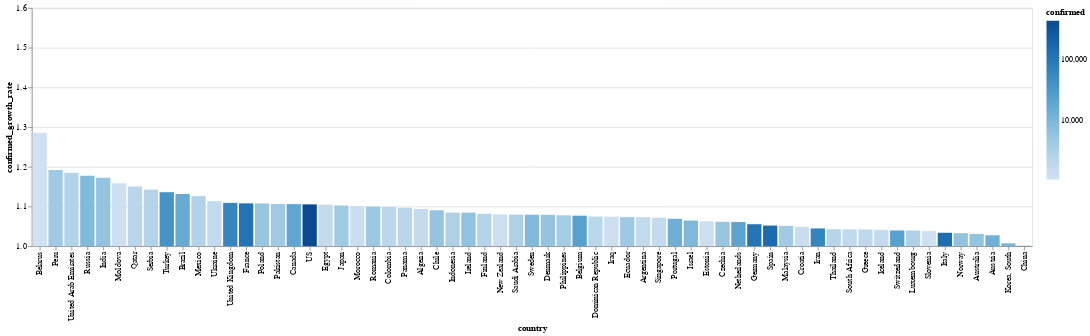

The code cell stored with this chart in its notebook:
### Markdown cell above
# Tasa de contagios por país

El color corresponde con la cantidad de casos confirmados

### Code cell
today_df = global_df[
    (global_df.date == global_df.date.max()) & 
    (global_df.confirmed > 1000)
]


alt.Chart(today_df).mark_bar().encode(
    x=alt.X(
        'country', 
        sort=list(
            today_df.set_index('country')
                    .confirmed_growth_rate
                    .sort_values()
                    .index[::-1]
        )
    ),
    y=alt.X(
        'confirmed_growth_rate', 
        scale=alt.Scale(domain=[1, 1.6], clamp=True)
    ),
    color=alt.Color('confirmed', scale=alt.Scale(type='log')),
    tooltip=list(today_df.columns)
)

### Figure 1 — Vega-Lite specification as saved in the notebook (floating-point values rounded to 4 significant figures)
{"config": {"view": {"continuousWidth": 400, "continuousHeight": 300}}, "data": {"name": "data-b146e82144ff1637624498bdf598e0f6"}, "mark": "bar", "encoding": {"color": {"type": "quantitative", "field": "confirmed", "scale": {"type": "log"}}, "tooltip": [{"type": "temporal", "field": "date"}, {"type": "nominal", "field": "country"}, {"type": "quantitative", "field": "confirmed"}, {"type": "quantitative", "field": "recovered"}, {"type": "quantitative", "field": "death"}, {"type": "quantitative", "field": "confirmed_growth_rate"}, {"type": "quantitative", "field": "death_growth_rate"}, {"type": "temporal", "field": "first_infaction_date"}, {"type": "quantitative", "field": "days_from_first_infection"}, {"type": "temporal", "field": "tenth_infaction_date"}, {"type": "quantitative", "field": "days_from_tenth_infection"}, {"type": "temporal", "field": "first_death_date"}, {"type": "quantitative", "field": "days_from_first_death"}, {"type": "temporal", "field": "tenth_death_date"}, {"type": "quantitative", "field": "days_from_tenth_death"}], "x": {"type": "nominal", "field": "country", "sort": ["Belarus", "Peru", "United Arab Emirates", "Russia", "India", "Moldova", "Qatar", "Serbia", "Turkey", "Brazil", "Mexico", "Ukraine", "United Kingdom", "France", "Poland", "Pakistan", "Canada", "US", "Egypt", "Japan", "Morocco", "Romania", "Colombia", "Panama", "Algeria", "Chile", "Indonesia", "Ireland", "Finland", "New Zealand", "Saudi Arabia", "Sweden", "Denmark", "Philippines", "Belgium", "Dominican Republic", "Iraq", "Ecuador", "Argentina", "Singapore", "Portugal", "Israel", "Estonia", "Czechia", "Netherlands", "Germany", "Spain", "Malaysia", "Croatia", "Iran", "Thailand", "South Africa", "Greece", "Iceland", "Switzerland", "Luxembourg", "Slovenia", "Italy", "Norway", "Australia", "Austria", "Korea, South", "China"]}, "y": {"type": "quantitative", "field": "confirmed_growth_rate", "scale": {"clamp": true, "domain": [1, 1.6]}}}, "$schema": "https://vega.github.io/schema/vega-lite/v4.8.1.json", "datasets": {"data-b146e82144ff1637624498bdf598e0f6": [{"date": "2020-04-08T00:00:00", "country": "Algeria", "confirmed": 1572, "recovered": 237, "death": 205, "confirmed_growth_rate": 1.094, "death_growth_rate": 1.204, "first_infaction_date": "2020-02-25T00:00:00", "days_from_first_infection": 43, "tenth_infaction_date": "2020-03-04T00:00:00", "days_from_tenth_infection": 35.0, "first_death_date": "2020-03-12T00:00:00", "days_from_first_death": 27.0, "tenth_death_date": "2020-03-20T00:00:00", "days_from_tenth_death": 19.0}, {"date": "2020-04-08T00:00:00", "country": "Argentina", "confirmed": 1715, "recovered": 358, "death": 63, "confirmed_growth_rate": 1.073, "death_growth_rate": 1.125, "first_infaction_date": "2020-03-03T00:00:00", "days_from_first_infection": 36, "tenth_infaction_date": "2020-03-08T00:00:00", "days_from_tenth_infection": 31.0, "first_death_date": "2020-03-08T00:00:00", "days_from_first_death": 31.0, "tenth_death_date": "2020-03-22T00:00:00", "days_from_tenth_death": 17.0}, {"date": "2020-04-08T00:00:00", "country": "Australia", "confirmed": 6010, "recovered": 1080, "death": 50, "confirmed_growth_rate": 1.031, "death_growth_rate": 1.141, "first_infaction_date": "2020-01-26T00:00:00", "days_from_first_infection": 73, "tenth_infaction_date": "2020-02-01T00:00:00", "days_from_tenth_infection": 67.0, "first_death_date": "2020-03-01T00:00:00", "days_from_first_death": 38.0, "tenth_death_date": "2020-03-26T00:00:00", "days_from_tenth_death": 13.0}, {"date": "2020-04-08T00:00:00", "country": "Austria", "confirmed": 12942, "recovered": 4512, "death": 273, "confirmed_growth_rate": 1.027, "death_growth_rate": 1.094, "first_infaction_date": "2020-02-25T00:00:00", "days_from_first_infection": 43, "tenth_infaction_date": "2020-03-01T00:00:00", "days_from_tenth_infection": 38.0, "first_death_date": "2020-03-12T00:00:00", "days_from_first_death": 27.0, "tenth_death_date": "2020-03-22T00:00:00", "days_from_tenth_death": 17.0}, {"date": "2020-04-08T00:00:00", "country": "Belarus", "confirmed": 1066, "recovered": 77, "death": 13, "confirmed_growth_rate": 1.286, "death_growth_rate": 1.293, "first_infaction_date": "2020-02-28T00:00:00", "days_from_first_infection": 40, "tenth_infaction_date": "2020-03-12T00:00:00", "days_from_tenth_infection": 27.0, "first_death_date": "2020-03-31T00:00:00", "days_from_first_death": 8.0, "tenth_death_date": "2020-04-06T00:00:00", "days_from_tenth_death": 2.0}, {"date": "2020-04-08T00:00:00", "country": "Belgium", "confirmed": 23403, "recovered": 4681, "death": 2240, "confirmed_growth_rate": 1.077, "death_growth_rate": 1.154, "first_infaction_date": "2020-02-04T00:00:00", "days_from_first_infection": 64, "tenth_infaction_date": "2020-03-03T00:00:00", "days_from_tenth_infection": 36.0, "first_death_date": "2020-03-11T00:00:00", "days_from_first_death": 28.0, "tenth_death_date": "2020-03-18T00:00:00", "days_from_tenth_death": 21.0}, {"date": "2020-04-08T00:00:00", "country": "Brazil", "confirmed": 16170, "recovered": 127, "death": 819, "confirmed_growth_rate": 1.131, "death_growth_rate": 1.194, "first_infaction_date": "2020-02-26T00:00:00", "days_from_first_infection": 42, "tenth_infaction_date": "2020-03-06T00:00:00", "days_from_tenth_infection": 33.0, "first_death_date": "2020-03-17T00:00:00", "days_from_first_death": 22.0, "tenth_death_date": "2020-03-20T00:00:00", "days_from_tenth_death": 19.0}, {"date": "2020-04-08T00:00:00", "country": "Canada", "confirmed": 19141, "recovered": 4154, "death": 407, "confirmed_growth_rate": 1.106, "death_growth_rate": 1.21, "first_infaction_date": "2020-01-26T00:00:00", "days_from_first_infection": 73, "tenth_infaction_date": "2020-02-25T00:00:00", "days_from_tenth_infection": 43.0, "first_death_date": "2020-03-09T00:00:00", "days_from_first_death": 30.0, "tenth_death_date": "2020-03-20T00:00:00", "days_from_tenth_death": 19.0}, {"date": "2020-04-08T00:00:00", "country": "Chile", "confirmed": 5546, "recovered": 1115, "death": 48, "confirmed_growth_rate": 1.09, "death_growth_rate": 1.171, "first_infaction_date": "2020-03-03T00:00:00", "days_from_first_infection": 36, "tenth_infaction_date": "2020-03-10T00:00:00", "days_from_tenth_infection": 29.0, "first_death_date": "2020-03-22T00:00:00", "days_from_first_death": 17.0, "tenth_death_date": "2020-03-31T00:00:00", "days_from_tenth_death": 8.0}, {"date": "2020-04-08T00:00:00", "country": "China", "confirmed": 82809, "recovered": 77567, "death": 3337, "confirmed_growth_rate": 1.001, "death_growth_rate": 1.001, "first_infaction_date": "2020-01-22T00:00:00", "days_from_first_infection": 77, "tenth_infaction_date": "2020-01-22T00:00:00", "days_from_tenth_infection": 77.0, "first_death_date": "2020-01-22T00:00:00", "days_from_first_death": 77.0, "tenth_death_date": "2020-01-22T00:00:00", "days_from_tenth_death": 77.0}, {"date": "2020-04-08T00:00:00", "country": "Colombia", "confirmed": 2054, "recovered": 123, "death": 54, "confirmed_growth_rate": 1.099, "death_growth_rate": 1.184, "first_infaction_date": "2020-03-06T00:00:00", "days_from_first_infection": 33, "tenth_infaction_date": "2020-03-13T00:00:00", "days_from_tenth_infection": 26.0, "first_death_date": "2020-03-22T00:00:00", "days_from_first_death": 17.0, "tenth_death_date": "2020-03-30T00:00:00", "days_from_tenth_death": 9.0}, {"date": "2020-04-08T00:00:00", "country": "Croatia", "confirmed": 1343, "recovered": 179, "death": 19, "confirmed_growth_rate": 1.049, "death_growth_rate": 1.187, "first_infaction_date": "2020-02-25T00:00:00", "days_from_first_infection": 43, "tenth_infaction_date": "2020-03-06T00:00:00", "days_from_tenth_infection": 33.0, "first_death_date": "2020-03-19T00:00:00", "days_from_first_death": 20.0, "tenth_death_date": "2020-04-04T00:00:00", "days_from_tenth_death": 4.0}, {"date": "2020-04-08T00:00:00", "country": "Czechia", "confirmed": 5312, "recovered": 233, "death": 99, "confirmed_growth_rate": 1.061, "death_growth_rate": 1.143, "first_infaction_date": "2020-03-01T00:00:00", "days_from_first_infection": 38, "tenth_infaction_date": "2020-03-05T00:00:00", "days_from_tenth_infection": 34.0, "first_death_date": "2020-03-22T00:00:00", "days_from_first_death": 17.0, "tenth_death_date": "2020-03-28T00:00:00", "days_from_tenth_death": 11.0}, {"date": "2020-04-08T00:00:00", "country": "Denmark", "confirmed": 5597, "recovered": 1763, "death": 218, "confirmed_growth_rate": 1.079, "death_growth_rate": 1.112, "first_infaction_date": "2020-02-27T00:00:00", "days_from_first_infection": 41, "tenth_infaction_date": "2020-03-04T00:00:00", "days_from_tenth_infection": 35.0, "first_death_date": "2020-03-14T00:00:00", "days_from_first_death": 25.0, "tenth_death_date": "2020-03-21T00:00:00", "days_from_tenth_death": 18.0}, {"date": "2020-04-08T00:00:00", "country": "Dominican Republic", "confirmed": 2111, "recovered": 50, "death": 108, "confirmed_growth_rate": 1.075, "death_growth_rate": 1.097, "first_infaction_date": "2020-03-01T00:00:00", "days_from_first_infection": 38, "tenth_infaction_date": "2020-03-14T00:00:00", "days_from_tenth_infection": 25.0, "first_death_date": "2020-03-17T00:00:00", "days_from_first_death": 22.0, "tenth_death_date": "2020-03-27T00:00:00", "days_from_tenth_death": 12.0}, {"date": "2020-04-08T00:00:00", "country": "Ecuador", "confirmed": 4450, "recovered": 140, "death": 242, "confirmed_growth_rate": 1.073, "death_growth_rate": 1.151, "first_infaction_date": "2020-03-01T00:00:00", "days_from_first_infection": 38, "tenth_infaction_date": "2020-03-05T00:00:00", "days_from_tenth_infection": 34.0, "first_death_date": "2020-03-14T00:00:00", "days_from_first_death": 25.0, "tenth_death_date": "2020-03-22T00:00:00", "days_from_tenth_death": 17.0}, {"date": "2020-04-08T00:00:00", "country": "Egypt", "confirmed": 1560, "recovered": 305, "death": 103, "confirmed_growth_rate": 1.104, "death_growth_rate": 1.103, "first_infaction_date": "2020-02-14T00:00:00", "days_from_first_infection": 54, "tenth_infaction_date": "2020-03-06T00:00:00", "days_from_tenth_infection": 33.0, "first_death_date": "2020-03-08T00:00:00", "days_from_first_death": 31.0, "tenth_death_date": "2020-03-22T00:00:00", "days_from_tenth_death": 17.0}, {"date": "2020-04-08T00:00:00", "country": "Estonia", "confirmed": 1185, "recovered": 72, "death": 24, "confirmed_growth_rate": 1.062, "death_growth_rate": 1.206, "first_infaction_date": "2020-02-27T00:00:00", "days_from_first_infection": 41, "tenth_infaction_date": "2020-03-10T00:00:00", "days_from_tenth_infection": 29.0, "first_death_date": "2020-03-25T00:00:00", "days_from_first_death": 14.0, "tenth_death_date": "2020-04-02T00:00:00", "days_from_tenth_death": 6.0}, {"date": "2020-04-08T00:00:00", "country": "Finland", "confirmed": 2487, "recovered": 300, "death": 40, "confirmed_growth_rate": 1.081, "death_growth_rate": 1.134, "first_infaction_date": "2020-01-29T00:00:00", "days_from_first_infection": 70, "tenth_infaction_date": "2020-03-05T00:00:00", "days_from_tenth_infection": 34.0, "first_death_date": "2020-03-21T00:00:00", "days_from_first_death": 18.0, "tenth_death_date": "2020-03-29T00:00:00", "days_from_tenth_death": 10.0}, {"date": "2020-04-08T00:00:00", "country": "France", "confirmed": 113959, "recovered": 21452, "death": 10887, "confirmed_growth_rate": 1.108, "death_growth_rate": 1.155, "first_infaction_date": "2020-01-24T00:00:00", "days_from_first_infection": 75, "tenth_infaction_date": "2020-02-08T00:00:00", "days_from_tenth_infection": 60.0, "first_death_date": "2020-02-15T00:00:00", "days_from_first_death": 53.0, "tenth_death_date": "2020-03-07T00:00:00", "days_from_tenth_death": 32.0}, {"date": "2020-04-08T00:00:00", "country": "Germany", "confirmed": 113296, "recovered": 46300, "death": 2349, "confirmed_growth_rate": 1.055, "death_growth_rate": 1.144, "first_infaction_date": "2020-01-27T00:00:00", "days_from_first_infection": 72, "tenth_infaction_date": "2020-02-03T00:00:00", "days_from_tenth_infection": 65.0, "first_death_date": "2020-03-09T00:00:00", "days_from_first_death": 30.0, "tenth_death_date": "2020-03-15T00:00:00", "days_from_tenth_death": 24.0}, {"date": "2020-04-08T00:00:00", "country": "Greece", "confirmed": 1884, "recovered": 269, "death": 83, "confirmed_growth_rate": 1.042, "death_growth_rate": 1.076, "first_infaction_date": "2020-02-26T00:00:00", "days_from_first_infection": 42, "tenth_infaction_date": "2020-03-05T00:00:00", "days_from_tenth_infection": 34.0, "first_death_date": "2020-03-11T00:00:00", "days_from_first_death": 28.0, "tenth_death_date": "2020-03-21T00:00:00", "days_from_tenth_death": 18.0}, {"date": "2020-04-08T00:00:00", "country": "Iceland", "confirmed": 1616, "recovered": 633, "death": 6, "confirmed_growth_rate": 1.041, "death_growth_rate": 1.157, "first_infaction_date": "2020-02-28T00:00:00", "days_from_first_infection": 40, "tenth_infaction_date": "2020-03-03T00:00:00", "days_from_tenth_infection": 36.0, "first_death_date": "2020-03-15T00:00:00", "days_from_first_death": 24.0, "tenth_death_date": "", "days_from_tenth_death": null}, {"date": "2020-04-08T00:00:00", "country": "India", "confirmed": 5916, "recovered": 506, "death": 178, "confirmed_growth_rate": 1.172, "death_growth_rate": 1.179, "first_infaction_date": "2020-01-30T00:00:00", "days_from_first_infection": 69, "tenth_infaction_date": "2020-03-04T00:00:00", "days_from_tenth_infection": 35.0, "first_death_date": "2020-03-11T00:00:00", "days_from_first_death": 28.0, "tenth_death_date": "2020-03-25T00:00:00", "days_from_tenth_death": 14.0}, {"date": "2020-04-08T00:00:00", "country": "Indonesia", "confirmed": 2956, "recovered": 222, "death": 240, "confirmed_growth_rate": 1.084, "death_growth_rate": 1.063, "first_infaction_date": "2020-03-02T00:00:00", "days_from_first_infection": 37, "tenth_infaction_date": "2020-03-09T00:00:00", "days_from_tenth_infection": 30.0, "first_death_date": "2020-03-11T00:00:00", "days_from_first_death": 28.0, "tenth_death_date": "2020-03-18T00:00:00", "days_from_tenth_death": 21.0}, {"date": "2020-04-08T00:00:00", "country": "Iran", "confirmed": 64586, "recovered": 29812, "death": 3993, "confirmed_growth_rate": 1.045, "death_growth_rate": 1.04, "first_infaction_date": "2020-02-19T00:00:00", "days_from_first_infection": 49, "tenth_infaction_date": "2020-02-21T00:00:00", "days_from_tenth_infection": 47.0, "first_death_date": "2020-02-19T00:00:00", "days_from_first_death": 49.0, "tenth_death_date": "2020-02-24T00:00:00", "days_from_tenth_death": 44.0}, {"date": "2020-04-08T00:00:00", "country": "Iraq", "confirmed": 1202, "recovered": 452, "death": 69, "confirmed_growth_rate": 1.074, "death_growth_rate": 1.042, "first_infaction_date": "2020-02-24T00:00:00", "days_from_first_infection": 44, "tenth_infaction_date": "2020-02-29T00:00:00", "days_from_tenth_infection": 39.0, "first_death_date": "2020-03-04T00:00:00", "days_from_first_death": 35.0, "tenth_death_date": "2020-03-17T00:00:00", "days_from_tenth_death": 22.0}, {"date": "2020-04-08T00:00:00", "country": "Ireland", "confirmed": 6074, "recovered": 25, "death": 235, "confirmed_growth_rate": 1.084, "death_growth_rate": 1.157, "first_infaction_date": "2020-02-29T00:00:00", "days_from_first_infection": 39, "tenth_infaction_date": "2020-03-06T00:00:00", "days_from_tenth_infection": 33.0, "first_death_date": "2020-03-11T00:00:00", "days_from_first_death": 28.0, "tenth_death_date": "2020-03-26T00:00:00", "days_from_tenth_death": 13.0}, {"date": "2020-04-08T00:00:00", "country": "Israel", "confirmed": 9404, "recovered": 801, "death": 73, "confirmed_growth_rate": 1.064, "death_growth_rate": 1.162, "first_infaction_date": "2020-02-21T00:00:00", "days_from_first_infection": 47, "tenth_infaction_date": "2020-03-03T00:00:00", "days_from_tenth_infection": 36.0, "first_death_date": "2020-03-21T00:00:00", "days_from_first_death": 18.0, "tenth_death_date": "2020-03-27T00:00:00", "days_from_tenth_death": 12.0}, {"date": "2020-04-08T00:00:00", "country": "Italy", "confirmed": 139422, "recovered": 26491, "death": 17669, "confirmed_growth_rate": 1.034, "death_growth_rate": 1.043, "first_infaction_date": "2020-01-31T00:00:00", "days_from_first_infection": 68, "tenth_infaction_date": "2020-02-21T00:00:00", "days_from_tenth_infection": 47.0, "first_death_date": "2020-02-21T00:00:00", "days_from_first_death": 47.0, "tenth_death_date": "2020-02-26T00:00:00", "days_from_tenth_death": 42.0}, {"date": "2020-04-08T00:00:00", "country": "Japan", "confirmed": 4257, "recovered": 622, "death": 93, "confirmed_growth_rate": 1.102, "death_growth_rate": 1.075, "first_infaction_date": "2020-01-22T00:00:00", "days_from_first_infection": 77, "tenth_infaction_date": "2020-01-30T00:00:00", "days_from_tenth_infection": 69.0, "first_death_date": "2020-02-13T00:00:00", "days_from_first_death": 55.0, "tenth_death_date": "2020-03-11T00:00:00", "days_from_tenth_death": 28.0}, {"date": "2020-04-08T00:00:00", "country": "Korea, South", "confirmed": 10384, "recovered": 6776, "death": 200, "confirmed_growth_rate": 1.007, "death_growth_rate": 1.028, "first_infaction_date": "2020-01-22T00:00:00", "days_from_first_infection": 77, "tenth_infaction_date": "2020-01-31T00:00:00", "days_from_tenth_infection": 68.0, "first_death_date": "2020-02-20T00:00:00", "days_from_first_death": 48.0, "tenth_death_date": "2020-02-26T00:00:00", "days_from_tenth_death": 42.0}, {"date": "2020-04-08T00:00:00", "country": "Luxembourg", "confirmed": 3034, "recovered": 500, "death": 46, "confirmed_growth_rate": 1.039, "death_growth_rate": 1.07, "first_infaction_date": "2020-02-29T00:00:00", "days_from_first_infection": 39, "tenth_infaction_date": "2020-03-12T00:00:00", "days_from_tenth_infection": 27.0, "first_death_date": "2020-03-14T00:00:00", "days_from_first_death": 25.0, "tenth_death_date": "2020-03-27T00:00:00", "days_from_tenth_death": 12.0}, {"date": "2020-04-08T00:00:00", "country": "Malaysia", "confirmed": 4119, "recovered": 1487, "death": 65, "confirmed_growth_rate": 1.051, "death_growth_rate": 1.054, "first_infaction_date": "2020-01-25T00:00:00", "days_from_first_infection": 74, "tenth_infaction_date": "2020-02-05T00:00:00", "days_from_tenth_infection": 63.0, "first_death_date": "2020-03-17T00:00:00", "days_from_first_death": 22.0, "tenth_death_date": "2020-03-23T00:00:00", "days_from_tenth_death": 16.0}, {"date": "2020-04-08T00:00:00", "country": "Mexico", "confirmed": 2785, "recovered": 633, "death": 141, "confirmed_growth_rate": 1.126, "death_growth_rate": 1.256, "first_infaction_date": "2020-02-28T00:00:00", "days_from_first_infection": 40, "tenth_infaction_date": "2020-03-12T00:00:00", "days_from_tenth_infection": 27.0, "first_death_date": "2020-03-19T00:00:00", "days_from_first_death": 20.0, "tenth_death_date": "2020-03-28T00:00:00", "days_from_tenth_death": 11.0}, {"date": "2020-04-08T00:00:00", "country": "Moldova", "confirmed": 1174, "recovered": 40, "death": 27, "confirmed_growth_rate": 1.158, "death_growth_rate": 1.276, "first_infaction_date": "2020-03-08T00:00:00", "days_from_first_infection": 31, "tenth_infaction_date": "2020-03-14T00:00:00", "days_from_tenth_infection": 25.0, "first_death_date": "2020-03-18T00:00:00", "days_from_first_death": 21.0, "tenth_death_date": "2020-04-04T00:00:00", "days_from_tenth_death": 4.0}, {"date": "2020-04-08T00:00:00", "country": "Morocco", "confirmed": 1275, "recovered": 97, "death": 93, "confirmed_growth_rate": 1.101, "death_growth_rate": 1.134, "first_infaction_date": "2020-03-02T00:00:00", "days_from_first_infection": 37, "tenth_infaction_date": "2020-03-14T00:00:00", "days_from_tenth_infection": 25.0, "first_death_date": "2020-03-10T00:00:00", "days_from_first_death": 29.0, "tenth_death_date": "2020-03-26T00:00:00", "days_from_tenth_death": 13.0}, {"date": "2020-04-08T00:00:00", "country": "Netherlands", "confirmed": 20682, "recovered": 272, "death": 2255, "confirmed_growth_rate": 1.061, "death_growth_rate": 1.098, "first_infaction_date": "2020-02-27T00:00:00", "days_from_first_infection": 41, "tenth_infaction_date": "2020-03-02T00:00:00", "days_from_tenth_infection": 37.0, "first_death_date": "2020-03-06T00:00:00", "days_from_first_death": 33.0, "tenth_death_date": "2020-03-14T00:00:00", "days_from_tenth_death": 25.0}, {"date": "2020-04-08T00:00:00", "country": "New Zealand", "confirmed": 1210, "recovered": 282, "death": 1, "confirmed_growth_rate": 1.08, "death_growth_rate": 1.0, "first_infaction_date": "2020-02-28T00:00:00", "days_from_first_infection": 40, "tenth_infaction_date": "2020-03-17T00:00:00", "days_from_tenth_infection": 22.0, "first_death_date": "2020-03-29T00:00:00", "days_from_first_death": 10.0, "tenth_death_date": "", "days_from_tenth_death": null}, {"date": "2020-04-08T00:00:00", "country": "Norway", "confirmed": 6086, "recovered": 32, "death": 101, "confirmed_growth_rate": 1.033, "death_growth_rate": 1.127, "first_infaction_date": "2020-02-26T00:00:00", "days_from_first_infection": 42, "tenth_infaction_date": "2020-02-29T00:00:00", "days_from_tenth_infection": 39.0, "first_death_date": "2020-03-14T00:00:00", "days_from_first_death": 25.0, "tenth_death_date": "2020-03-24T00:00:00", "days_from_tenth_death": 15.0}, {"date": "2020-04-08T00:00:00", "country": "Pakistan", "confirmed": 4263, "recovered": 467, "death": 61, "confirmed_growth_rate": 1.106, "death_growth_rate": 1.126, "first_infaction_date": "2020-02-26T00:00:00", "days_from_first_infection": 42, "tenth_infaction_date": "2020-03-10T00:00:00", "days_from_tenth_infection": 29.0, "first_death_date": "2020-03-19T00:00:00", "days_from_first_death": 20.0, "tenth_death_date": "2020-03-27T00:00:00", "days_from_tenth_death": 12.0}, {"date": "2020-04-08T00:00:00", "country": "Panama", "confirmed": 2249, "recovered": 16, "death": 59, "confirmed_growth_rate": 1.097, "death_growth_rate": 1.103, "first_infaction_date": "2020-03-10T00:00:00", "days_from_first_infection": 29, "tenth_infaction_date": "2020-03-12T00:00:00", "days_from_tenth_infection": 27.0, "first_death_date": "2020-03-11T00:00:00", "days_from_first_death": 28.0, "tenth_death_date": "2020-03-28T00:00:00", "days_from_tenth_death": 11.0}, {"date": "2020-04-08T00:00:00", "country": "Peru", "confirmed": 4342, "recovered": 1333, "death": 121, "confirmed_growth_rate": 1.192, "death_growth_rate": 1.185, "first_infaction_date": "2020-03-06T00:00:00", "days_from_first_infection": 33, "tenth_infaction_date": "2020-03-10T00:00:00", "days_from_tenth_infection": 29.0, "first_death_date": "2020-03-20T00:00:00", "days_from_first_death": 19.0, "tenth_death_date": "2020-03-27T00:00:00", "days_from_tenth_death": 12.0}, {"date": "2020-04-08T00:00:00", "country": "Philippines", "confirmed": 3870, "recovered": 96, "death": 182, "confirmed_growth_rate": 1.078, "death_growth_rate": 1.098, "first_infaction_date": "2020-01-30T00:00:00", "days_from_first_infection": 69, "tenth_infaction_date": "2020-03-09T00:00:00", "days_from_tenth_infection": 30.0, "first_death_date": "2020-02-02T00:00:00", "days_from_first_death": 66.0, "tenth_death_date": "2020-03-15T00:00:00", "days_from_tenth_death": 24.0}, {"date": "2020-04-08T00:00:00", "country": "Poland", "confirmed": 5205, "recovered": 222, "death": 159, "confirmed_growth_rate": 1.108, "death_growth_rate": 1.207, "first_infaction_date": "2020-03-04T00:00:00", "days_from_first_infection": 35, "tenth_infaction_date": "2020-03-08T00:00:00", "days_from_tenth_infection": 31.0, "first_death_date": "2020-03-12T00:00:00", "days_from_first_death": 27.0, "tenth_death_date": "2020-03-25T00:00:00", "days_from_tenth_death": 14.0}, {"date": "2020-04-08T00:00:00", "country": "Portugal", "confirmed": 13141, "recovered": 196, "death": 380, "confirmed_growth_rate": 1.069, "death_growth_rate": 1.107, "first_infaction_date": "2020-03-02T00:00:00", "days_from_first_infection": 37, "tenth_infaction_date": "2020-03-06T00:00:00", "days_from_tenth_infection": 33.0, "first_death_date": "2020-03-17T00:00:00", "days_from_first_death": 22.0, "tenth_death_date": "2020-03-21T00:00:00", "days_from_tenth_death": 18.0}, {"date": "2020-04-08T00:00:00", "country": "Qatar", "confirmed": 2210, "recovered": 178, "death": 6, "confirmed_growth_rate": 1.15, "death_growth_rate": 1.19, "first_infaction_date": "2020-02-29T00:00:00", "days_from_first_infection": 39, "tenth_infaction_date": "2020-03-08T00:00:00", "days_from_tenth_infection": 31.0, "first_death_date": "2020-03-28T00:00:00", "days_from_first_death": 11.0, "tenth_death_date": "", "days_from_tenth_death": null}, {"date": "2020-04-08T00:00:00", "country": "Romania", "confirmed": 4761, "recovered": 528, "death": 220, "confirmed_growth_rate": 1.1, "death_growth_rate": 1.134, "first_infaction_date": "2020-02-26T00:00:00", "days_from_first_infection": 42, "tenth_infaction_date": "2020-03-08T00:00:00", "days_from_tenth_infection": 31.0, "first_death_date": "2020-03-22T00:00:00", "days_from_first_death": 17.0, "tenth_death_date": "2020-03-24T00:00:00", "days_from_tenth_death": 15.0}, {"date": "2020-04-08T00:00:00", "country": "Russia", "confirmed": 8672, "recovered": 580, "death": 63, "confirmed_growth_rate": 1.177, "death_growth_rate": 1.151, "first_infaction_date": "2020-01-31T00:00:00", "days_from_first_infection": 68, "tenth_infaction_date": "2020-03-06T00:00:00", "days_from_tenth_infection": 33.0, "first_death_date": "2020-03-19T00:00:00", "days_from_first_death": 20.0, "tenth_death_date": "2020-03-31T00:00:00", "days_from_tenth_death": 8.0}, {"date": "2020-04-08T00:00:00", "country": "Saudi Arabia", "confirmed": 2932, "recovered": 631, "death": 41, "confirmed_growth_rate": 1.079, "death_growth_rate": 1.147, "first_infaction_date": "2020-03-02T00:00:00", "days_from_first_infection": 37, "tenth_infaction_date": "2020-03-08T00:00:00", "days_from_tenth_infection": 31.0, "first_death_date": "2020-03-24T00:00:00", "days_from_first_death": 15.0, "tenth_death_date": "2020-04-01T00:00:00", "days_from_tenth_death": 7.0}, {"date": "2020-04-08T00:00:00", "country": "Serbia", "confirmed": 2666, "recovered": 0, "death": 65, "confirmed_growth_rate": 1.142, "death_growth_rate": 1.13, "first_infaction_date": "2020-03-06T00:00:00", "days_from_first_infection": 33, "tenth_infaction_date": "2020-03-11T00:00:00", "days_from_tenth_infection": 28.0, "first_death_date": "2020-03-20T00:00:00", "days_from_first_death": 19.0, "tenth_death_date": "2020-03-29T00:00:00", "days_from_tenth_death": 10.0}, {"date": "2020-04-08T00:00:00", "country": "Singapore", "confirmed": 1623, "recovered": 406, "death": 6, "confirmed_growth_rate": 1.072, "death_growth_rate": 1.112, "first_infaction_date": "2020-01-23T00:00:00", "days_from_first_infection": 76, "tenth_infaction_date": "2020-01-31T00:00:00", "days_from_tenth_infection": 68.0, "first_death_date": "2020-03-21T00:00:00", "days_from_first_death": 18.0, "tenth_death_date": "", "days_from_tenth_death": null}, {"date": "2020-04-08T00:00:00", "country": "Slovenia", "confirmed": 1091, "recovered": 120, "death": 40, "confirmed_growth_rate": 1.038, "death_growth_rate": 1.152, "first_infaction_date": "2020-03-05T00:00:00", "days_from_first_infection": 34, "tenth_infaction_date": "2020-03-08T00:00:00", "days_from_tenth_infection": 31.0, "first_death_date": "2020-03-14T00:00:00", "days_from_first_death": 25.0, "tenth_death_date": "2020-03-29T00:00:00", "days_from_tenth_death": 10.0}, {"date": "2020-04-08T00:00:00", "country": "South Africa", "confirmed": 1845, "recovered": 95, "death": 18, "confirmed_growth_rate": 1.042, "death_growth_rate": 1.197, "first_infaction_date": "2020-03-05T00:00:00", "days_from_first_infection": 34, "tenth_infaction_date": "2020-03-11T00:00:00", "days_from_tenth_infection": 28.0, "first_death_date": "2020-03-27T00:00:00", "days_from_first_death": 12.0, "tenth_death_date": "2020-04-05T00:00:00", "days_from_tenth_death": 3.0}, {"date": "2020-04-08T00:00:00", "country": "Spain", "confirmed": 148220, "recovered": 48021, "death": 14792, "confirmed_growth_rate": 1.052, "death_growth_rate": 1.067, "first_infaction_date": "2020-02-01T00:00:00", "days_from_first_infection": 67, "tenth_infaction_date": "2020-02-26T00:00:00", "days_from_tenth_infection": 42.0, "first_death_date": "2020-03-03T00:00:00", "days_from_first_death": 36.0, "tenth_death_date": "2020-03-08T00:00:00", "days_from_tenth_death": 31.0}, {"date": "2020-04-08T00:00:00", "country": "Sweden", "confirmed": 8419, "recovered": 205, "death": 687, "confirmed_growth_rate": 1.079, "death_growth_rate": 1.166, "first_infaction_date": "2020-01-31T00:00:00", "days_from_first_infection": 68, "tenth_infaction_date": "2020-02-29T00:00:00", "days_from_tenth_infection": 39.0, "first_death_date": "2020-03-11T00:00:00", "days_from_first_death": 28.0, "tenth_death_date": "2020-03-19T00:00:00", "days_from_tenth_death": 20.0}, {"date": "2020-04-08T00:00:00", "country": "Switzerland", "confirmed": 23280, "recovered": 9800, "death": 895, "confirmed_growth_rate": 1.039, "death_growth_rate": 1.091, "first_infaction_date": "2020-02-25T00:00:00", "days_from_first_infection": 43, "tenth_infaction_date": "2020-02-29T00:00:00", "days_from_tenth_infection": 39.0, "first_death_date": "2020-03-05T00:00:00", "days_from_first_death": 34.0, "tenth_death_date": "2020-03-13T00:00:00", "days_from_tenth_death": 26.0}, {"date": "2020-04-08T00:00:00", "country": "Thailand", "confirmed": 2369, "recovered": 888, "death": 30, "confirmed_growth_rate": 1.043, "death_growth_rate": 1.143, "first_infaction_date": "2020-01-22T00:00:00", "days_from_first_infection": 77, "tenth_infaction_date": "2020-01-28T00:00:00", "days_from_tenth_infection": 71.0, "first_death_date": "2020-03-01T00:00:00", "days_from_first_death": 38.0, "tenth_death_date": "2020-04-01T00:00:00", "days_from_tenth_death": 7.0}, {"date": "2020-04-08T00:00:00", "country": "Turkey", "confirmed": 38226, "recovered": 1846, "death": 812, "confirmed_growth_rate": 1.136, "death_growth_rate": 1.167, "first_infaction_date": "2020-03-11T00:00:00", "days_from_first_infection": 28, "tenth_infaction_date": "2020-03-16T00:00:00", "days_from_tenth_infection": 23.0, "first_death_date": "2020-03-17T00:00:00", "days_from_first_death": 22.0, "tenth_death_date": "2020-03-22T00:00:00", "days_from_tenth_death": 17.0}, {"date": "2020-04-08T00:00:00", "country": "US", "confirmed": 429052, "recovered": 23559, "death": 14695, "confirmed_growth_rate": 1.105, "death_growth_rate": 1.175, "first_infaction_date": "2020-01-22T00:00:00", "days_from_first_infection": 77, "tenth_infaction_date": "2020-02-03T00:00:00", "days_from_tenth_infection": 65.0, "first_death_date": "2020-02-29T00:00:00", "days_from_first_death": 39.0, "tenth_death_date": "2020-03-04T00:00:00", "days_from_tenth_death": 35.0}, {"date": "2020-04-08T00:00:00", "country": "Ukraine", "confirmed": 1668, "recovered": 35, "death": 52, "confirmed_growth_rate": 1.113, "death_growth_rate": 1.148, "first_infaction_date": "2020-03-03T00:00:00", "days_from_first_infection": 36, "tenth_infaction_date": "2020-03-17T00:00:00", "days_from_tenth_infection": 22.0, "first_death_date": "2020-03-13T00:00:00", "days_from_first_death": 26.0, "tenth_death_date": "2020-03-30T00:00:00", "days_from_tenth_death": 9.0}, {"date": "2020-04-08T00:00:00", "country": "United Arab Emirates", "confirmed": 2659, "recovered": 239, "death": 12, "confirmed_growth_rate": 1.185, "death_growth_rate": 1.061, "first_infaction_date": "2020-01-29T00:00:00", "days_from_first_infection": 70, "tenth_infaction_date": "2020-02-22T00:00:00", "days_from_tenth_infection": 46.0, "first_death_date": "2020-03-20T00:00:00", "days_from_first_death": 19.0, "tenth_death_date": "2020-04-06T00:00:00", "days_from_tenth_death": 2.0}, {"date": "2020-04-08T00:00:00", "country": "United Kingdom", "confirmed": 61474, "recovered": 345, "death": 7111, "confirmed_growth_rate": 1.109, "death_growth_rate": 1.172, "first_infaction_date": "2020-01-31T00:00:00", "days_from_first_infection": 68, "tenth_infaction_date": "2020-02-24T00:00:00", "days_from_tenth_infection": 44.0, "first_death_date": "2020-03-05T00:00:00", "days_from_first_death": 34.0, "tenth_death_date": "2020-03-14T00:00:00", "days_from_tenth_death": 25.0}]}}
